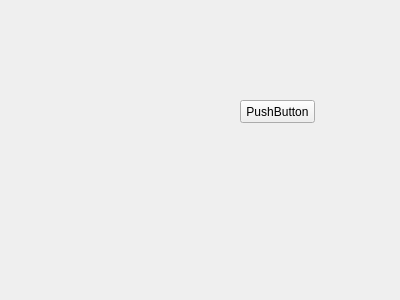
<?xml version="1.0" encoding="UTF-8"?>
<ui version="4.0">
 <class>Form</class>
 <widget class="QWidget" name="Form">
  <property name="geometry">
   <rect>
    <x>0</x>
    <y>0</y>
    <width>400</width>
    <height>300</height>
   </rect>
  </property>
  <property name="windowTitle">
   <string>Form</string>
  </property>
  <widget class="QPushButton" name="pushButton">
   <property name="geometry">
    <rect>
     <x>240</x>
     <y>100</y>
     <width>75</width>
     <height>23</height>
    </rect>
   </property>
   <property name="text">
    <string>PushButton</string>
   </property>
  </widget>
 </widget>
 <resources/>
 <connections/>
</ui>
